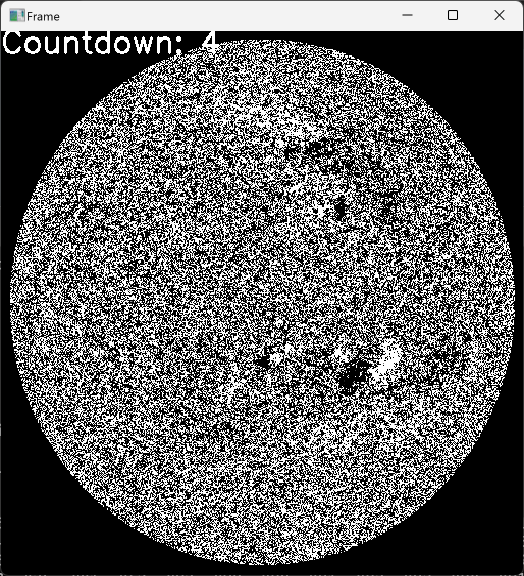
#> input picture visualization.png, 1048 x 1152 px (shown at 1/2 size); its folder holds only this picture in this run
$ python -i features_extractor.py   (imports and definitions only)   (older library calls are emulated)
#> lines starting #> are read from the running program, lines starting #| are printed output that depends on the picture; after the words box and inside, x2 and y2 are one past the last pixel; in counts of white or black regions, pixels touching at a corner belong together
### extract_features_from_active_regions.py
import argparse
import sys
import numpy as np
import cv2
from tqdm import tqdm
import re
import os
import csv

from read_active_regions import list_npy_files_recursively, extract_values_from_filename

class ExtractActiveRegionFeatures:

    def __init__(self, gauss_thresh=200):
        self.gauss_thresh = gauss_thresh
        return

    # [153 lines left out: functions get_magnetic_neural_line, get_features_of_magnetic_neural_line, get_complexity_ar, get_complexity, get_features, main and 1 more, not called in this run]


# [9 lines that do not run on import are left out]

### features_extractor.py
import numpy as np
import cv2
from PIL import Image, ImageStat
from skimage import feature, filters
import matplotlib.pyplot as plt
import os
from extract_features_from_active_regions import ExtractActiveRegionFeatures

class FeaturesExtractor:
    def __init__(self, out_dir='output', gauss_thresh=140, is_show_imgs=False, is_save_circumferential_denoising_npy=True, is_save_active_regions=False):
        self.is_show_images = is_show_imgs
        self.is_save_circumferential_denoising_npy = is_save_circumferential_denoising_npy
        self.gauss_thresh = gauss_thresh
        self.is_save_active_regions = is_save_active_regions
        self.out_dir = out_dir
        self.frames = []
        self.features = {}
        self.features['complexities in orignal frame'] = []
        self.features['complexities in strength Gauss'] = []
        self.features['num of ARs'] = []
        #self.features['AR complexity avg.'] = []
        #self.features['AR complexity total'] = []

        self.pause = False
        self.circumferential_denoising = []
        self.only_active_regions_image = []
        self.extractor_ar_features = ExtractActiveRegionFeatures(gauss_thresh=self.gauss_thresh)

        #self.complexities = []
        self.width = 512
        self.height = 512

    def save_features(self, out_filepath):
        np.save(out_filepath, self.features)

    def load_features(self, in_filepath):
        self.features = np.load(in_filepath, allow_pickle=True).item()

    # [119 lines left out: functions plot, hconcat_resize_min, save_active_regions, append, not called in this run]


    def find_min_max_coordinates(self, image):
        # 0でないピクセルの座標を取得
        non_zero_coords = cv2.findNonZero(image)
#> non_zero_coords = contour of 458781 points, box (x1, y1, x2, y2) (0, 2, 1048, 1152), area 25570

        if non_zero_coords is not None:
            # X軸とY軸で座標を分割
            x_coords = non_zero_coords[:,:,0]
            y_coords = non_zero_coords[:,:,1]

            # X軸とY軸の最小値と最大値を求める
            min_x = np.min(x_coords)
#> min_x = 0
            max_x = np.max(x_coords)
#> max_x = 1047
            min_y = np.min(y_coords)
#> min_y = 2
            max_y = np.max(y_coords)
#> max_y = 1151

            return (min_x, max_x, min_y, max_y)
        else:
            return None

    def mask_outside_circle(self, image, circumference_width=8):
        # 0でないピクセルの座標の最小値と最大値を求める
        bounds = self.find_min_max_coordinates(image)
#> bounds = (0, 1047, 2, 1151)
        if bounds is None:
            return None

        min_x, max_x, min_y, max_y = bounds
#> min_x = 0; max_x = 1047; min_y = 2; max_y = 1151

        # 円の中心座標を計算
        center_x = (min_x + max_x) / 2
#> center_x = 523.5
        center_y = (min_y + max_y) / 2
#> center_y = 576.5

        # 円の半径を計算
        radius = max(max_x - center_x, max_y - center_y) - circumference_width
#> radius = 566.5

        # 出力用の画像を準備
        masked_image = np.zeros_like(image)

        # マスク処理
        for y in range(image.shape[0]):
            for x in range(image.shape[1]):
                if np.sqrt((x - center_x) ** 2 + (y - center_y) ** 2) > radius:
                    masked_image[y, x] = 0
                else:
                    masked_image[y, x] = image[y, x]

        return masked_image

    # [16 lines left out: function get_complexity, not called in this run]

    def get_resolution(self, image):
        return image.shape[0] * image.shape[1]

    # [4 lines left out: function get_brightness, not called in this run]

    def get_contrast(self, image):
        img_gray = cv2.cvtColor(image, cv2.COLOR_BGR2GRAY)
        return img_gray.std()

    # [15 lines left out: functions get_subject_clarity, get_background_complexity, get_motion_blur, not called in this run]

    def get_active_regions(self, image, rect_size=(20,20)):

        # 画像変数 image の形状とデータタイプを出力
        #print("Image shape:", image.shape)
        #print("Data type:", image.dtype)
        only_active_regions_image = np.zeros_like(image)

        active_regions = []
        active_regions_meta = []

        color = cv2.cvtColor(np.clip(image * 255, 0, 255).astype(np.uint8), cv2.COLOR_GRAY2BGR)
        at_rects = np.zeros(color.shape)

        # 磁場強度がgauss_threshガウス以下のピクセル
        high_strength_gauss = np.where(image >= self.gauss_thresh, image, 0)

        # 円周部分のノイズをマスクする
        masked_high_strength_gauss = self.mask_outside_circle(high_strength_gauss)

        # 輪郭抽出
        scaled_masked_high_strength_gauss = np.clip(masked_high_strength_gauss * 255, 0, 255).astype(np.uint8)
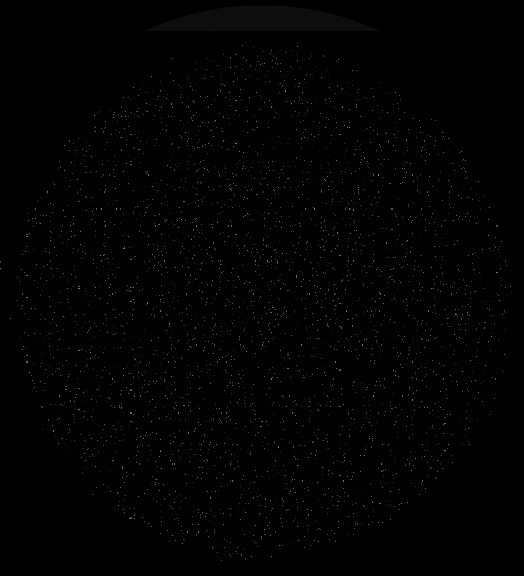
#> scaled_masked_high_strength_gauss: shape (1152, 1048) (shown at 1/2 size); min 0, max 116, mean 1.5
        contours, hierarchy = cv2.findContours(scaled_masked_high_strength_gauss, cv2.RETR_EXTERNAL, cv2.CHAIN_APPROX_SIMPLE)
#> contours = 138 contours, 123 with area under 20; largest, box (x1, y1, x2, y2) and area: (20, 11, 1030, 1130) 817418, (268, 72, 306, 108) 537, (314, 72, 342, 108) 431, (228, 78, 260, 108) 268, (50, 712, 72, 740) 253

        for contour in contours:
            # １点のみの輪郭は排除
            if cv2.contourArea(contour) > 1:
                # 輪郭の描画
                cv2.drawContours(at_rects, [contour], -1, (255, 255, 255), 20)
#> this loop made 138 passes
#> contour on passes 2, 3, 4, 6, 9, 11, 12, 13, 14, 16, 18, 20: [[628, 1118], [628, 1119], [629, 1119], [629, 1118]], [[470, 1116], [470, 1117], [473, 1117], [473, 1116]], [[642, 1112], [642, 1115], [643, 1115], [643, 1112]], [[656, 1108], [656, 1109], [661, 1109], [661, 1108]], [[682, 1104], [682, 1105], [683, 1105], [683, 1104]], [[688, 1102], [688, 1103], [689, 1103], [689, 1102]], [[518, 1102], [518, 1103], [521, 1103], [521, 1102]], [[682, 1100], [682, 1101], [683, 1101], [683, 1100]], [[504, 1098], [504, 1101], [505, 1101], [505, 1098]], [[348, 1092], [348, 1097], [349, 1097], [349, 1092]], [[338, 1090], [338, 1091], [339, 1091], [339, 1090]], [[372, 1086], [372, 1087], [373, 1087], [373, 1086]]
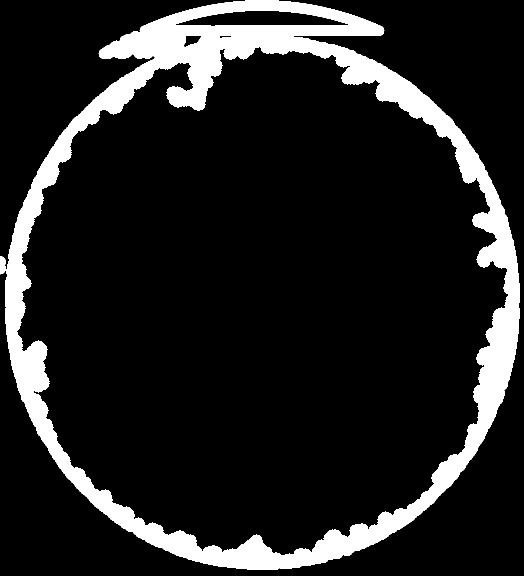
#> at_rects: shape (1152, 1048, 3) float64 (shown at 1/2 size); 13% white; 2 white regions


        # 磁場強度が-gauss_threshガウス以下のピクセル
        low_strength_gauss = np.where(-image >= self.gauss_thresh, -image, 0)
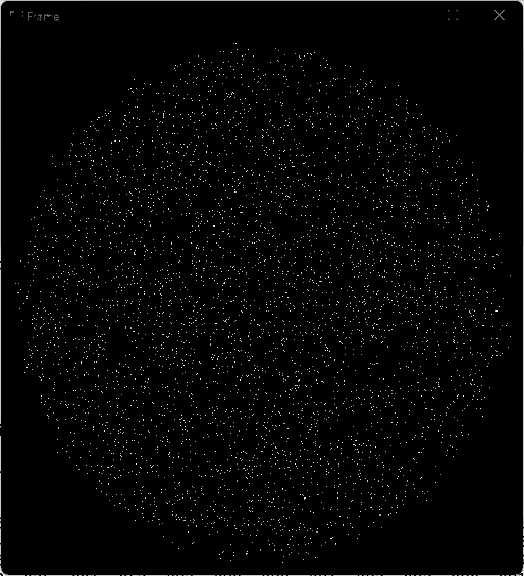
#> low_strength_gauss: shape (1152, 1048) (shown at 1/2 size); min 0, max 250, mean 4.5

        # 円周部分のノイズをマスクする
        masked_low_strength_gauss = self.mask_outside_circle(low_strength_gauss)

        # 輪郭抽出
        scaled_masked_low_strength_gauss = np.clip(masked_low_strength_gauss * 255, 0, 255).astype(np.uint8)
        contours, hierarchy = cv2.findContours(scaled_masked_low_strength_gauss, cv2.RETR_EXTERNAL, cv2.CHAIN_APPROX_SIMPLE)
#> contours = 3989 contours, 3986 with area under 20; largest, box (x1, y1, x2, y2) and area: (1046, 355, 1048, 797) 438, (0, 539, 2, 797) 256, (0, 355, 2, 522) 164

        for contour in contours:
            # １点のみの輪郭は排除
            if cv2.contourArea(contour) > 1:
                # 輪郭の描画
                cv2.drawContours(at_rects, [contour], -1, (255, 255, 255), 20)
#> this loop made 3989 passes
#> contour on passes 1 to 3: [[564, 1124], [564, 1125], [565, 1125], [565, 1124]], [[460, 1120], [460, 1121], [461, 1121], [461, 1120]], [[606, 1118], [606, 1119], [607, 1119], [607, 1118]]
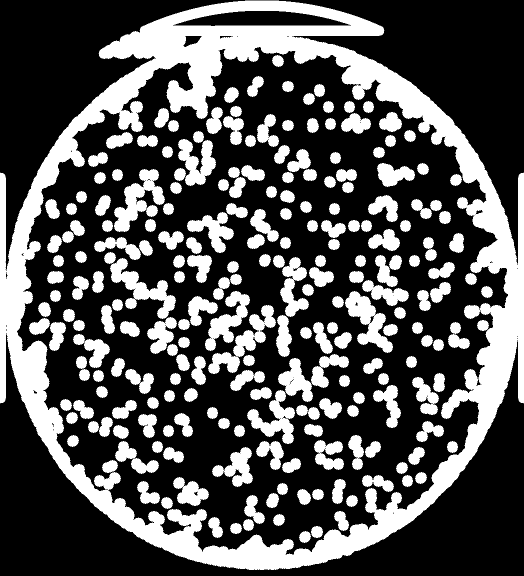
#> at_rects: shape (1152, 1048, 3) float64 (shown at 1/2 size); 33.2% white; 230 white regions, largest, box (x1, y1, x2, y2) and area: (0, 1, 1048, 1140) 190912, (228, 338, 330, 464) 5788, (220, 516, 352, 638) 5412

        # グレースケールに変換
        gray = cv2.cvtColor(np.clip(at_rects * 255, 0, 255).astype(np.uint8), cv2.COLOR_BGR2GRAY)

        # 二値化処理
        _, binary = cv2.threshold(gray, 150, 255, cv2.THRESH_BINARY_INV)
#> binary: shape (1152, 1048); 66.8% white; 230 black regions
        contours, hierarchy = cv2.findContours(binary, cv2.RETR_LIST, cv2.CHAIN_APPROX_SIMPLE)
#> contours = 277 contours, 21 with area under 20; largest, box (x1, y1, x2, y2) and area: (34, 94, 1016, 1110) 710883, (0, 0, 1048, 542) 158904, (0, 666, 1048, 1152) 134022, (346, 22, 702, 52) 6758, (227, 337, 331, 465) 5648

        # 小さい輪郭のみを保持
        min_area = 500*500  # 最小面積を設定
        contours = [cnt for cnt in contours if cv2.contourArea(cnt) < min_area]
#> contours = 276 contours, 21 with area under 20; largest, box (x1, y1, x2, y2) and area: (0, 0, 1048, 542) 158904, (0, 666, 1048, 1152) 134022, (346, 22, 702, 52) 6758, (227, 337, 331, 465) 5648, (219, 515, 353, 639) 5267

        for contour in contours:
            # 輪郭の描画
            cv2.drawContours(at_rects, [contour], -1, (255, 0, 255), 1)

            # 最小矩形の描画
            x, y, w, h = cv2.boundingRect(contour)
            cv2.rectangle(color, (x, y), (x + w, y + h), (255, 0, 255), 2)

            #cv2.imshow('part',image[y:y+h, x:x+w])
            #cv2.waitKey(0)
            active_regions.append(image[y:y+h, x:x+w])
            active_regions_meta.append((x + w/2, y + h/2, w, h))
            only_active_regions_image[y:y+h, x:x+w] = image[y:y+h, x:x+w]
#> this loop made 276 passes
#> (x, y, w, h) on passes 1 to 3: (597, 1061, 26, 26), (621, 1051, 26, 26), (459, 1045, 26, 24)
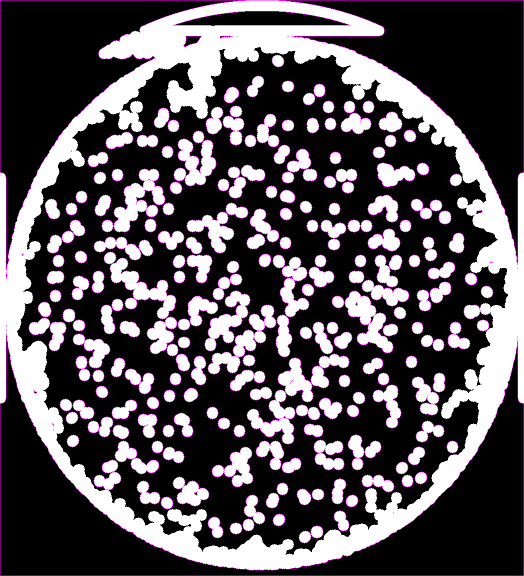
#> at_rects: shape (1152, 1048, 3) float64 (shown at 1/2 size); mean of channels 0, 1, 2 92.3, 84.6, 92.3; drawn as B, G, R
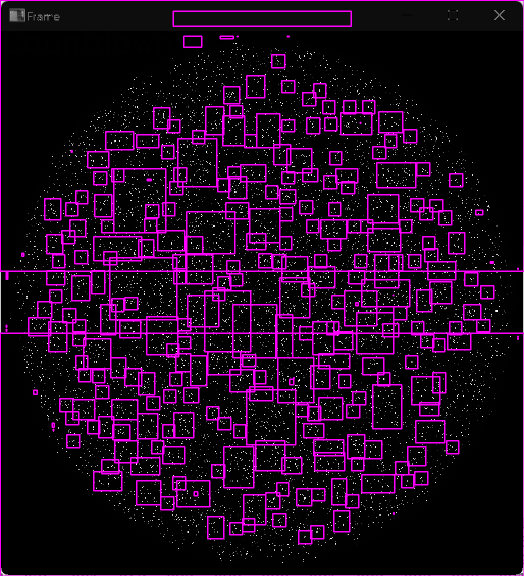
#> color: shape (1152, 1048, 3) (shown at 1/2 size); mean B, G, R 29.9, 5.4, 29.9
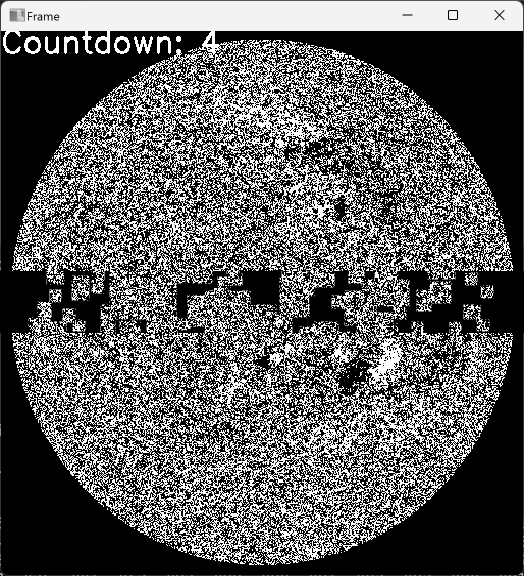
#> only_active_regions_image: shape (1152, 1048) (shown at 1/2 size); min 0, max 255, mean 92.1
#> after the loop, active_regions = 276 items; active_regions_meta = 276 items, first 6: (610, 1074, 26, 26), (634, 1064, 26, 26), (472, 1057, 26, 24), (497, 1050, 24, 26), (431, 1055, 32, 44), (558, 1040, 26, 26)

        if self.is_show_images:
            #for i, active_region in enumerate(active_regions):
            #    cv2.imshow('Active Regions' + str(i), active_region)

            cv2.imshow('Active Regions', color)
            cv2.imshow('org',self.hconcat_resize_min([image, high_strength_gauss, masked_high_strength_gauss]))
            self.key_handler(1)  # You might want to adjust this depending on the context

        return active_regions, active_regions_meta, only_active_regions_image

    def save_circumferential_denoising(self, out_filepath):
        np.save(out_filepath,np.array(self.circumferential_denoising).transpose(1, 2, 0))
        return

    def save_only_active_regions_image(self, out_filepath):
        np.save(out_filepath,np.array(self.only_active_regions_image).transpose(1, 2, 0))
        return

    def get_circumferential_denoising(self, image, rect_size=(20,20)):
        denoised = self.mask_outside_circle(image[:, ::-1]).copy()
        return denoised


    # [10 lines left out: function key_handler, not called in this run]

>>> import cv2
>>> picture = cv2.imread('visualization.png', cv2.IMREAD_GRAYSCALE)
>>> result = FeaturesExtractor().get_active_regions(picture)
